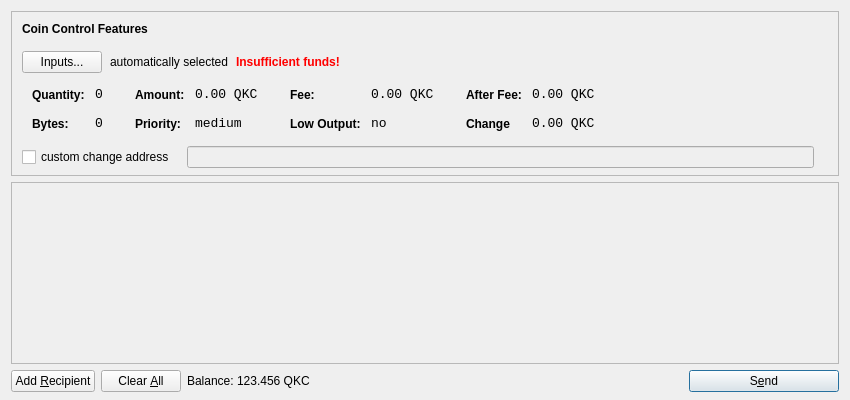
<?xml version="1.0" encoding="UTF-8"?>
<ui version="4.0">
 <class>SendCoinsDialog</class>
 <widget class="QDialog" name="SendCoinsDialog">
  <property name="geometry">
   <rect>
    <x>0</x>
    <y>0</y>
    <width>850</width>
    <height>400</height>
   </rect>
  </property>
  <property name="windowTitle">
   <string>Send Coins</string>
  </property>
  <layout class="QVBoxLayout" name="verticalLayout" stretch="0,1,0">
   <property name="bottomMargin">
    <number>8</number>
   </property>
   <item>
    <widget class="QFrame" name="frameCoinControl">
     <property name="sizePolicy">
      <sizepolicy hsizetype="Expanding" vsizetype="Expanding">
       <horstretch>0</horstretch>
       <verstretch>0</verstretch>
      </sizepolicy>
     </property>
     <property name="maximumSize">
      <size>
       <width>16777215</width>
       <height>16777215</height>
      </size>
     </property>
     <property name="frameShape">
      <enum>QFrame::StyledPanel</enum>
     </property>
     <property name="frameShadow">
      <enum>QFrame::Sunken</enum>
     </property>
     <layout class="QVBoxLayout" name="verticalLayoutCoinControl2">
      <property name="spacing">
       <number>-1</number>
      </property>
      <property name="leftMargin">
       <number>0</number>
      </property>
      <property name="topMargin">
       <number>0</number>
      </property>
      <property name="rightMargin">
       <number>0</number>
      </property>
      <property name="bottomMargin">
       <number>6</number>
      </property>
      <item>
       <layout class="QVBoxLayout" name="verticalLayoutCoinControl" stretch="0,0,0,0,1">
        <property name="spacing">
         <number>0</number>
        </property>
        <property name="leftMargin">
         <number>10</number>
        </property>
        <property name="topMargin">
         <number>10</number>
        </property>
        <item>
         <layout class="QHBoxLayout" name="horizontalLayoutCoinControl1">
          <property name="bottomMargin">
           <number>15</number>
          </property>
          <item>
           <widget class="QLabel" name="labelCoinControlFeatures">
            <property name="sizePolicy">
             <sizepolicy hsizetype="Preferred" vsizetype="Maximum">
              <horstretch>0</horstretch>
              <verstretch>0</verstretch>
             </sizepolicy>
            </property>
            <property name="font">
             <font>
              <weight>75</weight>
              <bold>true</bold>
             </font>
            </property>
            <property name="styleSheet">
             <string notr="true">font-weight:bold;</string>
            </property>
            <property name="text">
             <string>Coin Control Features</string>
            </property>
           </widget>
          </item>
         </layout>
        </item>
        <item>
         <layout class="QHBoxLayout" name="horizontalLayoutCoinControl2" stretch="0,0,0,0">
          <property name="spacing">
           <number>8</number>
          </property>
          <property name="bottomMargin">
           <number>10</number>
          </property>
          <item>
           <widget class="QPushButton" name="pushButtonCoinControl">
            <property name="styleSheet">
             <string notr="true"/>
            </property>
            <property name="text">
             <string>Inputs...</string>
            </property>
           </widget>
          </item>
          <item>
           <widget class="QLabel" name="labelCoinControlAutomaticallySelected">
            <property name="text">
             <string>automatically selected</string>
            </property>
            <property name="margin">
             <number>5</number>
            </property>
           </widget>
          </item>
          <item>
           <widget class="QLabel" name="labelCoinControlInsuffFunds">
            <property name="font">
             <font>
              <weight>75</weight>
              <bold>true</bold>
             </font>
            </property>
            <property name="styleSheet">
             <string notr="true">color:red;font-weight:bold;</string>
            </property>
            <property name="text">
             <string>Insufficient funds!</string>
            </property>
            <property name="margin">
             <number>5</number>
            </property>
           </widget>
          </item>
          <item>
           <spacer name="horizontalSpacerCoinControl">
            <property name="orientation">
             <enum>Qt::Horizontal</enum>
            </property>
            <property name="sizeHint" stdset="0">
             <size>
              <width>40</width>
              <height>1</height>
             </size>
            </property>
           </spacer>
          </item>
         </layout>
        </item>
        <item>
         <widget class="QWidget" name="widgetCoinControl" native="true">
          <property name="sizePolicy">
           <sizepolicy hsizetype="Preferred" vsizetype="Preferred">
            <horstretch>0</horstretch>
            <verstretch>0</verstretch>
           </sizepolicy>
          </property>
          <property name="minimumSize">
           <size>
            <width>0</width>
            <height>0</height>
           </size>
          </property>
          <property name="styleSheet">
           <string notr="true"/>
          </property>
          <layout class="QHBoxLayout" name="horizontalLayoutCoinControl5">
           <property name="margin">
            <number>0</number>
           </property>
           <item>
            <layout class="QHBoxLayout" name="horizontalLayoutCoinControl3" stretch="0,0,0,1">
             <property name="spacing">
              <number>20</number>
             </property>
             <property name="topMargin">
              <number>0</number>
             </property>
             <property name="bottomMargin">
              <number>10</number>
             </property>
             <item>
              <layout class="QFormLayout" name="formLayoutCoinControl1">
               <property name="horizontalSpacing">
                <number>10</number>
               </property>
               <property name="verticalSpacing">
                <number>14</number>
               </property>
               <property name="leftMargin">
                <number>10</number>
               </property>
               <property name="topMargin">
                <number>4</number>
               </property>
               <property name="rightMargin">
                <number>6</number>
               </property>
               <item row="0" column="0">
                <widget class="QLabel" name="labelCoinControlQuantityText">
                 <property name="styleSheet">
                  <string notr="true">font-weight:bold;</string>
                 </property>
                 <property name="text">
                  <string>Quantity:</string>
                 </property>
                 <property name="margin">
                  <number>0</number>
                 </property>
                </widget>
               </item>
               <item row="0" column="1">
                <widget class="QLabel" name="labelCoinControlQuantity">
                 <property name="font">
                  <font>
                   <family>Monospace</family>
                   <pointsize>10</pointsize>
                  </font>
                 </property>
                 <property name="cursor">
                  <cursorShape>IBeamCursor</cursorShape>
                 </property>
                 <property name="contextMenuPolicy">
                  <enum>Qt::ActionsContextMenu</enum>
                 </property>
                 <property name="text">
                  <string>0</string>
                 </property>
                 <property name="margin">
                  <number>0</number>
                 </property>
                 <property name="textInteractionFlags">
                  <set>Qt::LinksAccessibleByMouse|Qt::TextSelectableByKeyboard|Qt::TextSelectableByMouse</set>
                 </property>
                </widget>
               </item>
               <item row="1" column="0">
                <widget class="QLabel" name="labelCoinControlBytesText">
                 <property name="styleSheet">
                  <string notr="true">font-weight:bold;</string>
                 </property>
                 <property name="text">
                  <string>Bytes:</string>
                 </property>
                </widget>
               </item>
               <item row="1" column="1">
                <widget class="QLabel" name="labelCoinControlBytes">
                 <property name="font">
                  <font>
                   <family>Monospace</family>
                   <pointsize>10</pointsize>
                  </font>
                 </property>
                 <property name="cursor">
                  <cursorShape>IBeamCursor</cursorShape>
                 </property>
                 <property name="contextMenuPolicy">
                  <enum>Qt::ActionsContextMenu</enum>
                 </property>
                 <property name="text">
                  <string>0</string>
                 </property>
                 <property name="textInteractionFlags">
                  <set>Qt::LinksAccessibleByMouse|Qt::TextSelectableByKeyboard|Qt::TextSelectableByMouse</set>
                 </property>
                </widget>
               </item>
              </layout>
             </item>
             <item>
              <layout class="QFormLayout" name="formLayoutCoinControl2">
               <property name="horizontalSpacing">
                <number>10</number>
               </property>
               <property name="verticalSpacing">
                <number>14</number>
               </property>
               <property name="leftMargin">
                <number>6</number>
               </property>
               <property name="topMargin">
                <number>4</number>
               </property>
               <property name="rightMargin">
                <number>6</number>
               </property>
               <item row="0" column="0">
                <widget class="QLabel" name="labelCoinControlAmountText">
                 <property name="styleSheet">
                  <string notr="true">font-weight:bold;</string>
                 </property>
                 <property name="text">
                  <string>Amount:</string>
                 </property>
                 <property name="margin">
                  <number>0</number>
                 </property>
                </widget>
               </item>
               <item row="0" column="1">
                <widget class="QLabel" name="labelCoinControlAmount">
                 <property name="font">
                  <font>
                   <family>Monospace</family>
                   <pointsize>10</pointsize>
                  </font>
                 </property>
                 <property name="cursor">
                  <cursorShape>IBeamCursor</cursorShape>
                 </property>
                 <property name="contextMenuPolicy">
                  <enum>Qt::ActionsContextMenu</enum>
                 </property>
                 <property name="text">
                  <string>0.00 QKC</string>
                 </property>
                 <property name="textInteractionFlags">
                  <set>Qt::LinksAccessibleByMouse|Qt::TextSelectableByKeyboard|Qt::TextSelectableByMouse</set>
                 </property>
                </widget>
               </item>
               <item row="1" column="0">
                <widget class="QLabel" name="labelCoinControlPriorityText">
                 <property name="styleSheet">
                  <string notr="true">font-weight:bold;</string>
                 </property>
                 <property name="text">
                  <string>Priority:</string>
                 </property>
                </widget>
               </item>
               <item row="1" column="1">
                <widget class="QLabel" name="labelCoinControlPriority">
                 <property name="font">
                  <font>
                   <family>Monospace</family>
                   <pointsize>10</pointsize>
                  </font>
                 </property>
                 <property name="cursor">
                  <cursorShape>IBeamCursor</cursorShape>
                 </property>
                 <property name="contextMenuPolicy">
                  <enum>Qt::ActionsContextMenu</enum>
                 </property>
                 <property name="text">
                  <string>medium</string>
                 </property>
                 <property name="textInteractionFlags">
                  <set>Qt::LinksAccessibleByMouse|Qt::TextSelectableByKeyboard|Qt::TextSelectableByMouse</set>
                 </property>
                </widget>
               </item>
              </layout>
             </item>
             <item>
              <layout class="QFormLayout" name="formLayoutCoinControl3">
               <property name="horizontalSpacing">
                <number>10</number>
               </property>
               <property name="verticalSpacing">
                <number>14</number>
               </property>
               <property name="leftMargin">
                <number>6</number>
               </property>
               <property name="topMargin">
                <number>4</number>
               </property>
               <property name="rightMargin">
                <number>6</number>
               </property>
               <item row="0" column="0">
                <widget class="QLabel" name="labelCoinControlFeeText">
                 <property name="styleSheet">
                  <string notr="true">font-weight:bold;</string>
                 </property>
                 <property name="text">
                  <string>Fee:</string>
                 </property>
                 <property name="margin">
                  <number>0</number>
                 </property>
                </widget>
               </item>
               <item row="0" column="1">
                <widget class="QLabel" name="labelCoinControlFee">
                 <property name="font">
                  <font>
                   <family>Monospace</family>
                   <pointsize>10</pointsize>
                  </font>
                 </property>
                 <property name="cursor">
                  <cursorShape>IBeamCursor</cursorShape>
                 </property>
                 <property name="contextMenuPolicy">
                  <enum>Qt::ActionsContextMenu</enum>
                 </property>
                 <property name="text">
                  <string>0.00 QKC</string>
                 </property>
                 <property name="textInteractionFlags">
                  <set>Qt::LinksAccessibleByMouse|Qt::TextSelectableByKeyboard|Qt::TextSelectableByMouse</set>
                 </property>
                </widget>
               </item>
               <item row="1" column="0">
                <widget class="QLabel" name="labelCoinControlLowOutputText">
                 <property name="styleSheet">
                  <string notr="true">font-weight:bold;</string>
                 </property>
                 <property name="text">
                  <string>Low Output:</string>
                 </property>
                </widget>
               </item>
               <item row="1" column="1">
                <widget class="QLabel" name="labelCoinControlLowOutput">
                 <property name="font">
                  <font>
                   <family>Monospace</family>
                   <pointsize>10</pointsize>
                  </font>
                 </property>
                 <property name="cursor">
                  <cursorShape>IBeamCursor</cursorShape>
                 </property>
                 <property name="contextMenuPolicy">
                  <enum>Qt::ActionsContextMenu</enum>
                 </property>
                 <property name="text">
                  <string>no</string>
                 </property>
                 <property name="textInteractionFlags">
                  <set>Qt::LinksAccessibleByMouse|Qt::TextSelectableByKeyboard|Qt::TextSelectableByMouse</set>
                 </property>
                </widget>
               </item>
              </layout>
             </item>
             <item>
              <layout class="QFormLayout" name="formLayoutCoinControl4">
               <property name="horizontalSpacing">
                <number>10</number>
               </property>
               <property name="verticalSpacing">
                <number>14</number>
               </property>
               <property name="leftMargin">
                <number>6</number>
               </property>
               <property name="topMargin">
                <number>4</number>
               </property>
               <property name="rightMargin">
                <number>6</number>
               </property>
               <item row="0" column="0">
                <widget class="QLabel" name="labelCoinControlAfterFeeText">
                 <property name="styleSheet">
                  <string notr="true">font-weight:bold;</string>
                 </property>
                 <property name="text">
                  <string>After Fee:</string>
                 </property>
                 <property name="margin">
                  <number>0</number>
                 </property>
                </widget>
               </item>
               <item row="0" column="1">
                <widget class="QLabel" name="labelCoinControlAfterFee">
                 <property name="font">
                  <font>
                   <family>Monospace</family>
                   <pointsize>10</pointsize>
                  </font>
                 </property>
                 <property name="cursor">
                  <cursorShape>IBeamCursor</cursorShape>
                 </property>
                 <property name="contextMenuPolicy">
                  <enum>Qt::ActionsContextMenu</enum>
                 </property>
                 <property name="text">
                  <string>0.00 QKC</string>
                 </property>
                 <property name="textInteractionFlags">
                  <set>Qt::LinksAccessibleByMouse|Qt::TextSelectableByKeyboard|Qt::TextSelectableByMouse</set>
                 </property>
                </widget>
               </item>
               <item row="1" column="0">
                <widget class="QLabel" name="labelCoinControlChangeText">
                 <property name="styleSheet">
                  <string notr="true">font-weight:bold;</string>
                 </property>
                 <property name="text">
                  <string>Change</string>
                 </property>
                </widget>
               </item>
               <item row="1" column="1">
                <widget class="QLabel" name="labelCoinControlChange">
                 <property name="font">
                  <font>
                   <family>Monospace</family>
                   <pointsize>10</pointsize>
                  </font>
                 </property>
                 <property name="cursor">
                  <cursorShape>IBeamCursor</cursorShape>
                 </property>
                 <property name="contextMenuPolicy">
                  <enum>Qt::ActionsContextMenu</enum>
                 </property>
                 <property name="text">
                  <string>0.00 QKC</string>
                 </property>
                 <property name="textInteractionFlags">
                  <set>Qt::LinksAccessibleByMouse|Qt::TextSelectableByKeyboard|Qt::TextSelectableByMouse</set>
                 </property>
                </widget>
               </item>
              </layout>
             </item>
            </layout>
           </item>
          </layout>
         </widget>
        </item>
        <item>
         <layout class="QHBoxLayout" name="horizontalLayoutCoinControl4" stretch="0,0,0">
          <property name="spacing">
           <number>12</number>
          </property>
          <property name="sizeConstraint">
           <enum>QLayout::SetDefaultConstraint</enum>
          </property>
          <property name="topMargin">
           <number>5</number>
          </property>
          <property name="rightMargin">
           <number>5</number>
          </property>
          <item>
           <widget class="QCheckBox" name="checkBoxCoinControlChange">
            <property name="text">
             <string>custom change address</string>
            </property>
           </widget>
          </item>
          <item>
           <widget class="QLineEdit" name="lineEditCoinControlChange">
            <property name="enabled">
             <bool>false</bool>
            </property>
            <property name="sizePolicy">
             <sizepolicy hsizetype="Expanding" vsizetype="Fixed">
              <horstretch>0</horstretch>
              <verstretch>0</verstretch>
             </sizepolicy>
            </property>
           </widget>
          </item>
          <item>
           <widget class="QLabel" name="labelCoinControlChangeLabel">
            <property name="sizePolicy">
             <sizepolicy hsizetype="Preferred" vsizetype="Expanding">
              <horstretch>0</horstretch>
              <verstretch>0</verstretch>
             </sizepolicy>
            </property>
            <property name="minimumSize">
             <size>
              <width>0</width>
              <height>0</height>
             </size>
            </property>
            <property name="text">
             <string/>
            </property>
            <property name="margin">
             <number>3</number>
            </property>
           </widget>
          </item>
         </layout>
        </item>
        <item>
         <spacer name="verticalSpacerCoinControl">
          <property name="orientation">
           <enum>Qt::Vertical</enum>
          </property>
          <property name="sizeHint" stdset="0">
           <size>
            <width>800</width>
            <height>1</height>
           </size>
          </property>
         </spacer>
        </item>
       </layout>
      </item>
     </layout>
    </widget>
   </item>
   <item>
    <widget class="QScrollArea" name="scrollArea">
     <property name="widgetResizable">
      <bool>true</bool>
     </property>
     <widget class="QWidget" name="scrollAreaWidgetContents">
      <property name="geometry">
       <rect>
        <x>0</x>
        <y>0</y>
        <width>830</width>
        <height>165</height>
       </rect>
      </property>
      <layout class="QVBoxLayout" name="verticalLayout_2">
       <property name="margin">
        <number>0</number>
       </property>
       <item>
        <layout class="QVBoxLayout" name="entries">
         <property name="spacing">
          <number>6</number>
         </property>
        </layout>
       </item>
       <item>
        <spacer name="verticalSpacer">
         <property name="orientation">
          <enum>Qt::Vertical</enum>
         </property>
         <property name="sizeHint" stdset="0">
          <size>
           <width>20</width>
           <height>40</height>
          </size>
         </property>
        </spacer>
       </item>
      </layout>
     </widget>
    </widget>
   </item>
   <item>
    <layout class="QHBoxLayout" name="horizontalLayout">
     <item>
      <widget class="QPushButton" name="addButton">
       <property name="toolTip">
        <string>Send to multiple recipients at once</string>
       </property>
       <property name="text">
        <string>Add &amp;Recipient</string>
       </property>
       <property name="icon">
        <iconset resource="../bitcoin.qrc">
         <normaloff>:/icons/add</normaloff>:/icons/add</iconset>
       </property>
       <property name="autoDefault">
        <bool>false</bool>
       </property>
      </widget>
     </item>
     <item>
      <widget class="QPushButton" name="clearButton">
       <property name="sizePolicy">
        <sizepolicy hsizetype="Minimum" vsizetype="Fixed">
         <horstretch>0</horstretch>
         <verstretch>0</verstretch>
        </sizepolicy>
       </property>
       <property name="toolTip">
        <string>Remove all transaction fields</string>
       </property>
       <property name="text">
        <string>Clear &amp;All</string>
       </property>
       <property name="icon">
        <iconset resource="../bitcoin.qrc">
         <normaloff>:/icons/remove</normaloff>:/icons/remove</iconset>
       </property>
       <property name="autoRepeatDelay">
        <number>300</number>
       </property>
       <property name="autoDefault">
        <bool>false</bool>
       </property>
      </widget>
     </item>
     <item>
      <layout class="QHBoxLayout" name="horizontalLayout_2">
       <property name="spacing">
        <number>3</number>
       </property>
       <item>
        <widget class="QLabel" name="label">
         <property name="text">
          <string>Balance:</string>
         </property>
        </widget>
       </item>
       <item>
        <widget class="QLabel" name="labelBalance">
         <property name="cursor">
          <cursorShape>IBeamCursor</cursorShape>
         </property>
         <property name="text">
          <string>123.456 QKC</string>
         </property>
         <property name="textInteractionFlags">
          <set>Qt::LinksAccessibleByMouse|Qt::TextSelectableByKeyboard|Qt::TextSelectableByMouse</set>
         </property>
        </widget>
       </item>
      </layout>
     </item>
     <item>
      <spacer name="horizontalSpacer">
       <property name="orientation">
        <enum>Qt::Horizontal</enum>
       </property>
       <property name="sizeHint" stdset="0">
        <size>
         <width>40</width>
         <height>20</height>
        </size>
       </property>
      </spacer>
     </item>
     <item>
      <widget class="QPushButton" name="sendButton">
       <property name="minimumSize">
        <size>
         <width>150</width>
         <height>0</height>
        </size>
       </property>
       <property name="toolTip">
        <string>Confirm the send action</string>
       </property>
       <property name="text">
        <string>S&amp;end</string>
       </property>
       <property name="icon">
        <iconset resource="../bitcoin.qrc">
         <normaloff>:/icons/send</normaloff>:/icons/send</iconset>
       </property>
       <property name="default">
        <bool>true</bool>
       </property>
      </widget>
     </item>
    </layout>
   </item>
  </layout>
 </widget>
 <resources>
  <include location="../bitcoin.qrc"/>
 </resources>
 <connections/>
</ui>
